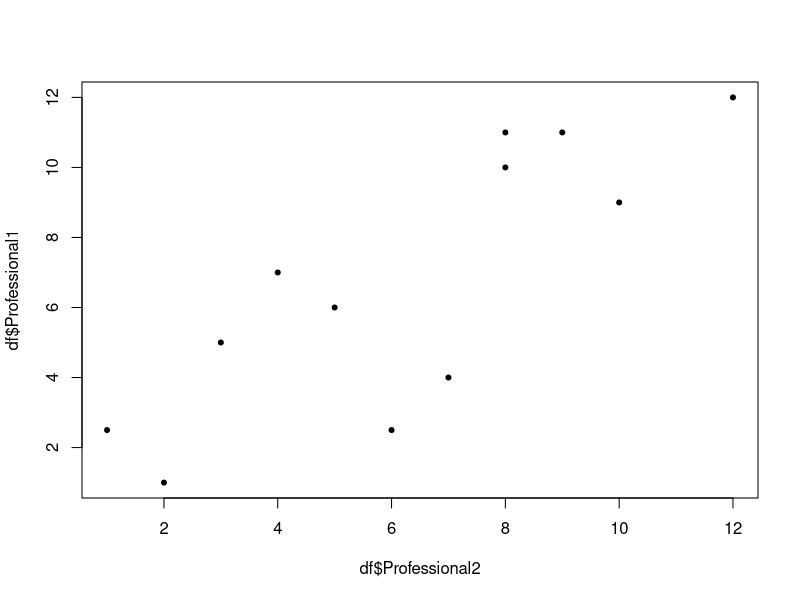
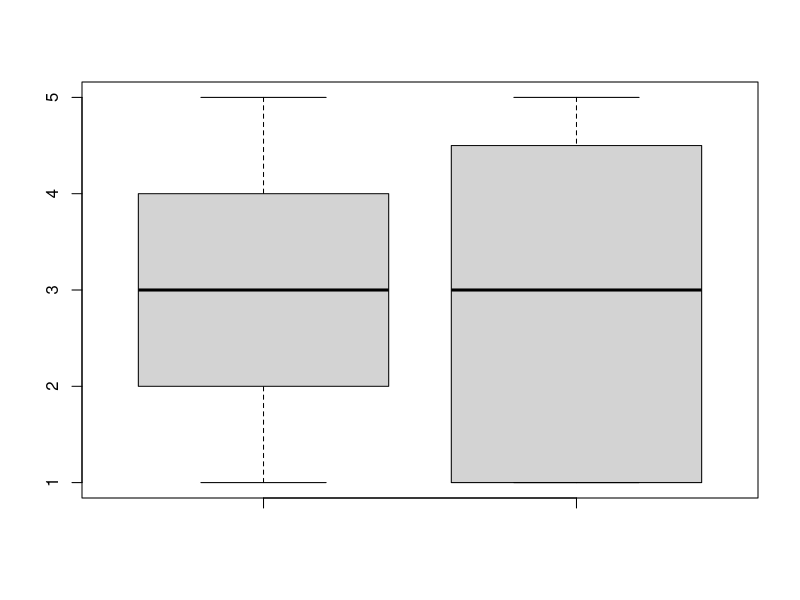

Reproduce these figures in R, in order.
## ---- chunk 1
knitr::opts_chunk$set(echo = TRUE, comment = NA,warning = FALSE)
## ---- chunk 2
#First, we create a vector of our observed frequencies
cars <- c(81,50,27)
#Next, we create a vector of the probabilities assuming the null is  true. 
p <- c(1/3,1/3,1/3)
#Lastly, we name the function 'res', so we can call it later in more detail. Think of why we label regressions and ANOVA's as 'something.mod'. 
res <- chisq.test(cars,p=p)
## ---- chunk 3
#If the null were true and the proportion of cars were each 1/3, this is what we would have found
res$expected
## ---- chunk 4
#Create vector of our observations
cars <- c(81,50,27)
#Create vector of our expectations
obs <- c(1/2,1/3,1/6)
#Create output of our test
res <- chisq.test(cars,p=obs)
res
## ---- chunk 5
mat <- matrix(c(100,100,120,24,25,26,34,13,12),nrow = 3,ncol = 3)
rownames(mat) <- c("High","Medium","Low")
colnames(mat) <- c("First","Second","Third")
mat

chisq.test(mat)
## ---- chunk 6
Professional1 <- c(6,5,7,10,2.5,2.5,9,1,11,4,11,12)
Professional2 <- c(5,3,4,8,1,6,10,2,9,7,8,12)
df <- data.frame(Professional1,Professional2)
plot(df$Professional1~df$Professional2,pch=20)
cor.test(x=df$Professional1,y=df$Professional2,method = "spearman")
cor(df$Professional1,df$Professional2)
## ---- chunk 7
GoodNeighborhood <- c(3, 4, 5, 2, 2, 3, 4, 2, 4, 2, 1, 4)
BadNeighborhood <- c(4, 4, 2, 1, 1, 5, 5, 1, 1, 5, 1, 4)
Neighborhoods <- data.frame(GoodNeighborhood,BadNeighborhood)
boxplot(GoodNeighborhood,BadNeighborhood,data=Neighborhoods)
wilcox.test(GoodNeighborhood,BadNeighborhood,data=Neighborhoods)
## ---- chunk 8
Condition1 <- c(75,66,78,66,25,88,89,60,70,49,88,12)
Condition2 <- c(88,55,78,67,56,85,96,54,97,76,91,13)
twelve_nin <- data.frame(Condition1,Condition2)
twelve_nin
wilcox.test(x=twelve_nin$Condition1,twelve_nin$Condition2,paired = TRUE)

## ---- chunk 9
Food_1 <-c("good","good","good","ok","ok","poor","good")
Food_2 <-c("good","superior","excellent","ok","excellent","excellent","good")
Food_3 <-c("good","superior","excellent","ok","ok","ok","good") 
Food_4 <-c("superior","excellent","good","excellent","excellent","superior","superior")
FoodRating <- data.frame(Food_1,Food_2,Food_3,Food_4)
FoodRating

## ---- chunk 10
Food_1 <- c(3,3,3,2,2,1,3)
Food_2 <- c(3,5,4,2,4,4,3)
Food_3 <- c(3,5,4,2,2,2,3)
Food_4 <- c(5,4,3,4,4,5,5)
NFoodRating <- data.frame(Food_1,Food_2,Food_3,Food_4)
NFoodRating
kruskal.test(NFoodRating)
## ---- chunk 11
a <- rep(c("Thing 0","Thing 1","Thing 10","Thing 100"),each=12)
y <- round(runif(48,min=c(11.1,11.2,11.1,11.6),max = c(11.7,11.7,22.6,18)),digits=1)
b <- as.factor(rep(1:12,4))
fried_tst <- data.frame(a,b,y)
fried_tst
friedman.test(y~a|b)
